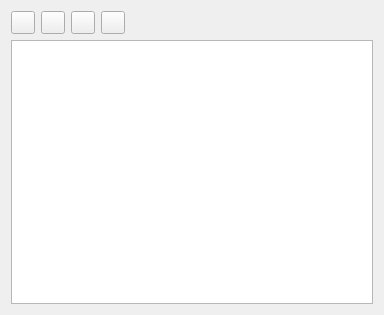
<?xml version="1.0" encoding="UTF-8"?>
<ui version="4.0">
 <class>QgsSourceFieldsProperties</class>
 <widget class="QWidget" name="QgsSourceFieldsProperties">
  <property name="geometry">
   <rect>
    <x>0</x>
    <y>0</y>
    <width>384</width>
    <height>315</height>
   </rect>
  </property>
  <property name="windowTitle">
   <string>Form</string>
  </property>
  <layout class="QGridLayout" name="gridLayout">
   <item row="1" column="0">
    <widget class="QTableWidget" name="mFieldsList"/>
   </item>
   <item row="0" column="0">
    <layout class="QGridLayout" name="gridLayout_3">
     <property name="rightMargin">
      <number>0</number>
     </property>
     <item row="0" column="4">
      <spacer name="horizontalSpacer_2">
       <property name="orientation">
        <enum>Qt::Horizontal</enum>
       </property>
       <property name="sizeHint" stdset="0">
        <size>
         <width>40</width>
         <height>20</height>
        </size>
       </property>
      </spacer>
     </item>
     <item row="0" column="2">
      <widget class="QToolButton" name="mToggleEditingButton">
       <property name="toolTip">
        <string>Toggle editing mode</string>
       </property>
       <property name="whatsThis">
        <string>Click to toggle table editing</string>
       </property>
       <property name="text">
        <string/>
       </property>
       <property name="checkable">
        <bool>true</bool>
       </property>
      </widget>
     </item>
     <item row="0" column="0">
      <widget class="QToolButton" name="mAddAttributeButton">
       <property name="sizePolicy">
        <sizepolicy hsizetype="Fixed" vsizetype="Fixed">
         <horstretch>0</horstretch>
         <verstretch>0</verstretch>
        </sizepolicy>
       </property>
       <property name="toolTip">
        <string>New field</string>
       </property>
       <property name="text">
        <string/>
       </property>
       <property name="icon">
        <iconset>
         <normaloff>../../../../.designer/backup/.designer/xpm/new_attribute.png</normaloff>../../../../.designer/backup/.designer/xpm/new_attribute.png</iconset>
       </property>
       <property name="shortcut">
        <string>Ctrl+N</string>
       </property>
      </widget>
     </item>
     <item row="0" column="1">
      <widget class="QToolButton" name="mDeleteAttributeButton">
       <property name="toolTip">
        <string>Delete field</string>
       </property>
       <property name="text">
        <string/>
       </property>
       <property name="icon">
        <iconset>
         <normaloff>../../../../.designer/backup/.designer/xpm/delete_attribute.png</normaloff>../../../../.designer/backup/.designer/xpm/delete_attribute.png</iconset>
       </property>
       <property name="shortcut">
        <string>Ctrl+X</string>
       </property>
      </widget>
     </item>
     <item row="0" column="3">
      <widget class="QToolButton" name="mCalculateFieldButton">
       <property name="toolTip">
        <string>Field calculator</string>
       </property>
       <property name="whatsThis">
        <string>Click to toggle table editing</string>
       </property>
       <property name="text">
        <string/>
       </property>
       <property name="checkable">
        <bool>false</bool>
       </property>
      </widget>
     </item>
    </layout>
   </item>
  </layout>
 </widget>
 <resources/>
 <connections/>
</ui>
